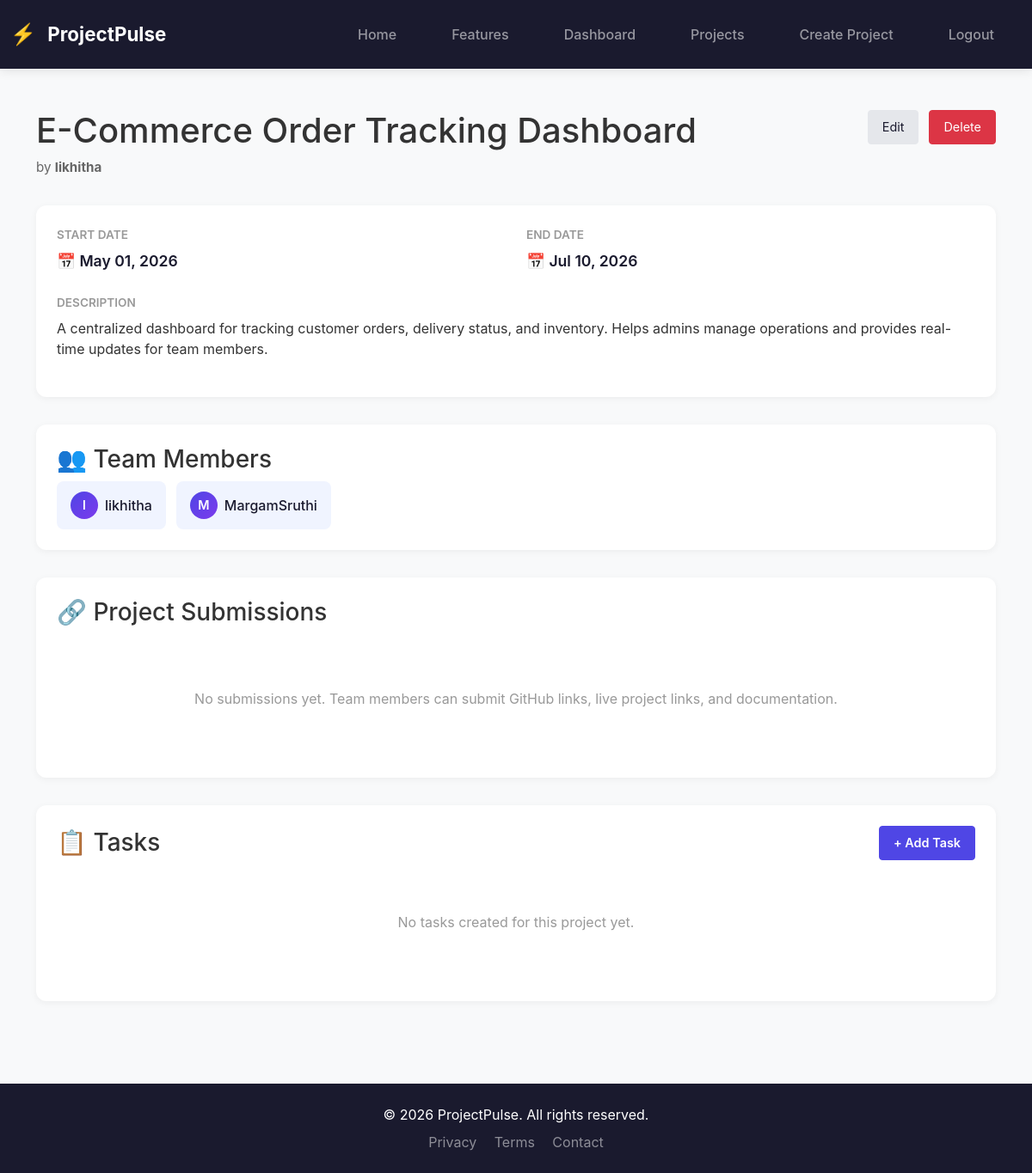
/projects/2/ (signed in), run on the app's committed database.
### project_app/models.py (models this page shows, shortened)
class Project(models.Model):
    name = models.CharField(max_length=200)
    description = models.TextField(blank=True)
    owner = models.ForeignKey(User, on_delete=models.CASCADE, related_name='owned_projects')
    members = models.ManyToManyField(User, related_name='projects', blank=True)
    start_date = models.DateField(null=True, blank=True)
    end_date = models.DateField(null=True, blank=True)
    github_link = models.URLField(blank=True, help_text="GitHub repository URL")
    live_project_link = models.URLField(blank=True, help_text="Live project URL")
    project_documentation = models.FileField(upload_to='project_docs/', blank=True, null=True, help_text="Project documentation PDF")
    created_at = models.DateTimeField(auto_now_add=True)
    class Meta:
        ordering = ['-created_at']

### project_app/views.py (the view)
# urls.py: path('projects/<int:project_id>/', views.project_detail, name='project_detail'),
@login_required
def project_detail(request, project_id):
    project = get_object_or_404(Project, pk=project_id)
    profile = get_user_profile(request.user)
    if not profile.is_admin and not _user_is_project_member(request.user, project):
        messages.error(request, 'You do not have access to that project.')
        return redirect('project_list')
    return render(request, 'project_app/project_detail.html', {
        'project': project,
        'user_profile': profile
    })

### project_app/context_processors.py (called while the page is built)
def current_user_profile(request):
    if request.user.is_authenticated:
        profile, _ = UserProfile.objects.get_or_create(user=request.user, defaults={'role': ROLE_MEMBER})
        if request.user.is_superuser and profile.role != ROLE_ADMIN:
            profile.role = ROLE_ADMIN
            profile.save()
        return {'user_profile': profile}
    return {}

### project_app/models.py (called while the page is built)
    @property
    def is_admin(self):
        return self.role == ROLE_ADMIN

    @property
    def is_member(self):
        return self.role == ROLE_MEMBER

### project_app/views.py (called while the page is built)
def get_user_profile(user):
    profile, created = UserProfile.objects.get_or_create(user=user, defaults={'role': ROLE_MEMBER})
    if user.is_superuser and profile.role != 'admin':
        profile.role = 'admin'
        profile.save()
    return profile

### templates/project_app/project_detail.html (shortened to what this page needs)
{% extends 'project_app/base.html' %}
{% block content %}
<div class="container py-5">
    <div style="display: flex; justify-content: space-between; align-items: start; margin-bottom: 32px;">
        <div style="flex: 1;">
            <h1 style="margin: 0 0 8px 0;">{{ project.name }}</h1>
            <p style="color: #666; margin: 0; font-size: 0.95rem;">by <strong>{{ project.owner.username }}</strong></p>
        </div>
        {% if user_profile.is_admin %}
        <div style="display: flex; gap: 12px;">
            <a href="{% url 'project_update' project.id %}" class="btn btn-secondary btn-sm">Edit</a>
            <a href="{% url 'project_delete' project.id %}" class="btn btn-danger btn-sm">Delete</a>
        </div>
        {% endif %}
    </div>
    <div style="background: white; border-radius: 12px; padding: 24px; margin-bottom: 32px; box-shadow: 0 2px 8px rgba(0,0,0,0.05);">
        <div style="display: grid; grid-template-columns: repeat(auto-fit, minmax(200px, 1fr)); gap: 24px; margin-bottom: 24px;">
            {% if project.start_date %}
            <div>
                <p style="color: #999; font-size: 0.85rem; margin: 0 0 8px 0; text-transform: uppercase; font-weight: 600;">Start Date</p>
                <p style="color: #1a1a2e; font-size: 1.1rem; font-weight: 600; margin: 0;">📅 {{ project.start_date|date:"M d, Y" }}</p>
            </div>
            {% endif %}
            {% if project.end_date %}
            <div>
                <p style="color: #999; font-size: 0.85rem; margin: 0 0 8px 0; text-transform: uppercase; font-weight: 600;">End Date</p>
                <p style="color: #1a1a2e; font-size: 1.1rem; font-weight: 600; margin: 0;">📅 {{ project.end_date|date:"M d, Y" }}</p>
            </div>
            {% endif %}
        </div>
        {% if project.description %}
        <div style="margin-bottom: 20px;">
            <p style="color: #999; font-size: 0.85rem; margin: 0 0 8px 0; text-transform: uppercase; font-weight: 600;">Description</p>
            <p style="color: #666; line-height: 1.6; margin: 0;">{{ project.description|linebreaks }}</p>
        </div>
        {% endif %}
    </div>
    <div style="background: white; border-radius: 12px; padding: 24px; margin-bottom: 32px; box-shadow: 0 2px 8px rgba(0,0,0,0.05);">
        <h3 style="margin-top: 0;">👥 Team Members</h3>
        {% if project.members.all %}
        <div style="display: flex; flex-wrap: wrap; gap: 12px;">
            {% for member in project.members.all %}
            <div style="display: flex; align-items: center; gap: 8px; background: #f0f4ff; padding: 12px 16px; border-radius: 8px;">
                <div style="width: 32px; height: 32px; background: linear-gradient(135deg, #4F46E5 0%, #7C3AED 100%); color: white; border-radius: 50%; display: flex; align-items: center; justify-content: center; font-weight: 600; font-size: 0.9rem;">
                    {{ member.first_name|default:member.username|first }}
                </div>
                <span style="color: #1a1a2e; font-weight: 500;">{{ member.get_full_name|default:member.username }}</span>
            </div>
            {% endfor %}
        </div>
        {% else %}
        <p style="color: #999;">No members assigned to this project yet.</p>
        {% endif %}
    </div>
    <div style="background: white; border-radius: 12px; padding: 24px; margin-bottom: 32px; box-shadow: 0 2px 8px rgba(0,0,0,0.05);">
        <div style="display: flex; justify-content: space-between; align-items: center; margin-bottom: 20px;">
            <h3 style="margin: 0;">🔗 Project Submissions</h3>
        </div>
        {% if user_profile.is_admin %}
            {% if not project.github_link and not project.live_project_link and not project.project_documentation %}
            <p style="color: #999; text-align: center; padding: 40px;">
                No submissions yet. Team members can submit GitHub links, live project links, and documentation.
            </p>
            {% endif %}
        {% endif %}
    </div>
    <div style="background: white; border-radius: 12px; padding: 24px; box-shadow: 0 2px 8px rgba(0,0,0,0.05);">
        <div style="display: flex; justify-content: space-between; align-items: center; margin-bottom: 20px;">
            <h3 style="margin: 0;">📋 Tasks</h3>
            {% if user_profile.is_admin %}
            <a href="{% url 'task_create' project.id %}" class="btn btn-primary btn-sm">+ Add Task</a>
            {% endif %}
        </div>
        {% if project.tasks.all %}
        <table class="tasks-table" style="width:100%;">
            <thead>
                <tr>
                    <th>Task</th>
                    <th>Assignee</th>
                    <th>Status</th>
                    <th>Deliverable</th>
                    <th>Due Date</th>
                </tr>
            </thead>
            <tbody>
                {% for task in project.tasks.all %}
                    <tr>
                        <td><a href="{% url 'task_detail' task.id %}" style="color: #4F46E5; text-decoration: none; font-weight: 500;">{{ task.title }}</a></td>
                        <td>{% if task.assignee %}{{ task.assignee.username }}{% else %}—{% endif %}</td>
                        <td><span class="badge badge-{{ task.status }}">{{ task.get_status_display }}</span></td>
                        <td>
                            {% if task.task_deliverable %}
                            <a href="{{ task.task_deliverable.url }}" target="_blank" style="color: #d32f2f; text-decoration: none;">
                                <i class="fas fa-file-pdf"></i> PDF
                            </a>
                            {% else %}
                            <span style="color: #999;">—</span>
                            {% endif %}
                        </td>
                        <td>{{ task.due_date|default:'—' }}</td>
                    </tr>
                {% endfor %}
            </tbody>
        </table>
        {% else %}
        <p style="color: #999; text-align: center; padding: 40px;">No tasks created for this project yet.</p>
        {% endif %}
    </div>
</div>
{% endblock %}

### static/css/style.css (style rules this page uses)
:root { --primary-blue: #4F46E5; --primary-dark: #1a1a2e; --primary-light: #f0f4ff; --accent-cyan: #00d4ff; --accent-purple: #7c3aed; --success: #10b981; --warning: #f59e0b; --danger: #ef4444; --border-color: #e5e7eb; }
body { background-color: #f8f9fa; color: #333; font-family: -apple-system, BlinkMacSystemFont, 'Segoe UI', Roboto, Oxygen, Ubuntu, Cantarell, sans-serif; }
.btn-primary { background-color: var(--primary-blue); border-color: var(--primary-blue); padding: 12px 32px; font-weight: 600; font-size: 1rem; transition: all 0.3s ease; }
.btn-sm { padding: 8px 16px; font-size: 0.9rem; }
.btn-secondary { background-color: #e5e7eb; border-color: #e5e7eb; color: #1a1a2e; }

### data on the page
Project: name "E-Commerce Order Tracking Dashboard", owner.username "likhitha", start_date "May 01, 2026", end_date "Jul 10, 2026", description "A centralized dashboard for tracking customer orders, delivery status, and inventory. Helps admins manage operations and provides real-time updates for team members."

### other printed values
{{ member.first_name|default:member.username|first }} "l"
{{ member.get_full_name|default:member.username }} "likhitha"
{{ member.first_name|default:member.username|first }} "M"
{{ member.get_full_name|default:member.username }} "MargamSruthi"
